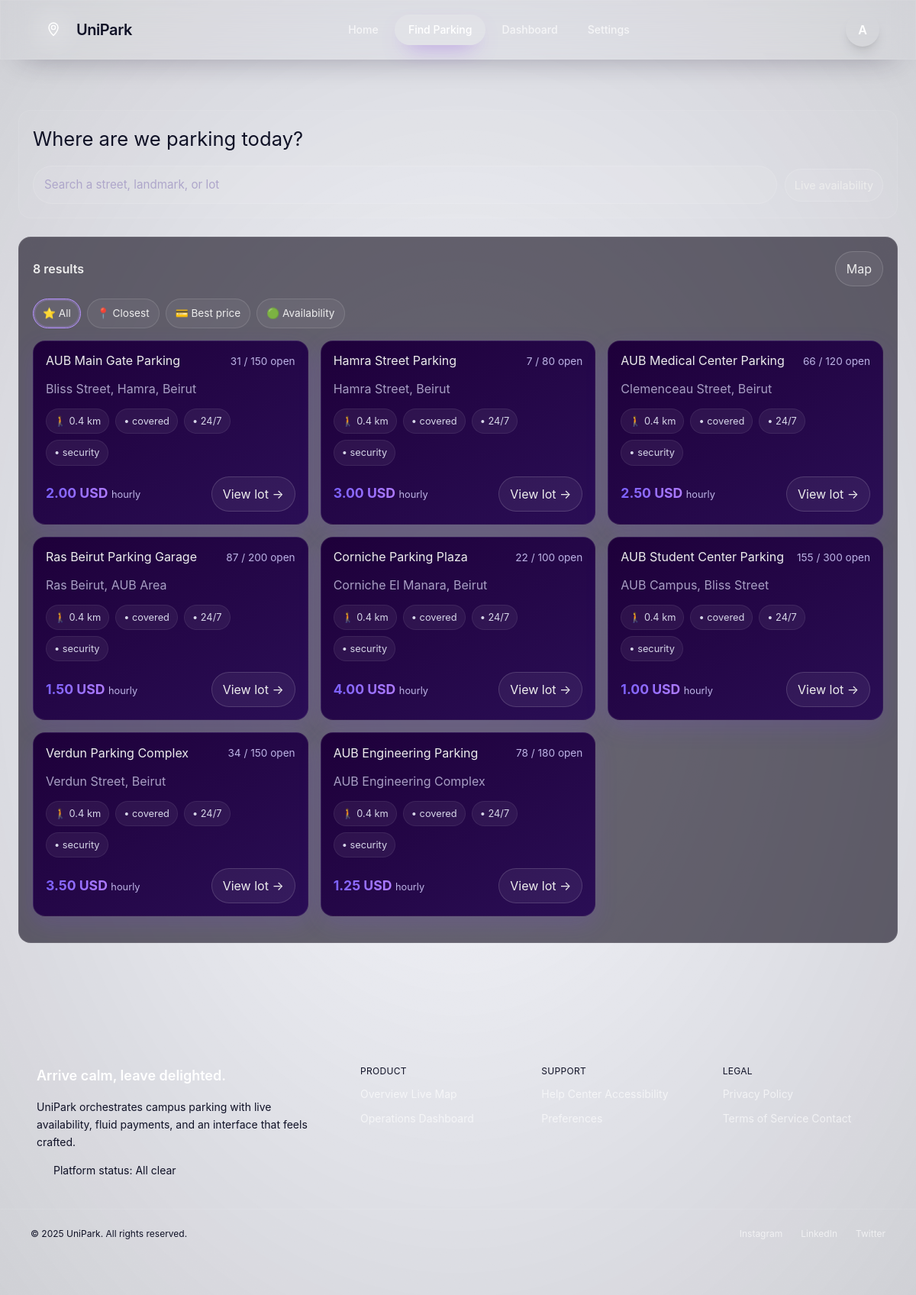
Screenshot of /find/ (signed in) with the database file from the repository.
### parking/models.py (models this page shows, shortened)
class ParkingLot(models.Model):
    name = models.CharField(max_length=100)
    owner = models.ForeignKey(User, on_delete=models.CASCADE, related_name='owned_parking_lots', null=True, blank=True)
    address = models.TextField()
    latitude = models.DecimalField(max_digits=10, decimal_places=8)
    longitude = models.DecimalField(max_digits=11, decimal_places=8)
    hourly_rate = models.DecimalField(max_digits=6, decimal_places=2)
    daily_rate = models.DecimalField(max_digits=6, decimal_places=2)
    monthly_rate = models.DecimalField(max_digits=8, decimal_places=2)
    total_spots = models.PositiveIntegerField()
    available_spots = models.PositiveIntegerField()
    opening_time = models.TimeField()
    closing_time = models.TimeField()
    features = models.TextField(blank=True, null=True)
    is_active = models.BooleanField(default=True)

### parking/views.py (the view, shortened to what this page needs)
# urls.py: path('find/', views.find_parking, name='find_parking'),
def find_parking(request):
    query = request.GET.get("q", request.GET.get("query", "")).strip()
    active_filter = request.GET.get("filter", "all")
    current_sort = request.GET.get("sort", "closest")
    live_enabled = request.GET.get("live") in {"1", "true", "on"}
    raw_lots = demo.demo_lots()
    def prepare_lot(item: dict[str, Any]) -> dict[str, Any]:
        tags = item.get("tags") or []
        if not tags:
            tags = ["🛡️ 24/7 secure", "⚡ Instant access"]
        else:
            tags = [tag if tag.strip().startswith(("🛡", "⚡", "🚗", "🔌", "🅿")) else f"• {tag}" for tag in tags]
        return {
            "id": item.get("id"),
            "name": item.get("name") or item.get("title", "Parking lot"),
            "address": item.get("address", ""),
            "open": item.get("available") or item.get("open") or 0,
            "capacity": item.get("total") or item.get("capacity") or 0,
            "price": item.get("price") or item.get("rate") or item.get("hourly_rate"),
            "distance_km": item.get("distance") or item.get("distance_km") or 0,
            "tags": tags,
        }
    lots = [prepare_lot(item) for item in raw_lots]
    filter_sort_map = {
        "closest": lambda lot: lot["distance_km"],
        "best_price": lambda lot: lot["price"] if lot["price"] is not None else float("inf"),
        "availability": lambda lot: (-lot["open"], lot["capacity"]),
    }
    if active_filter in filter_sort_map:
        key_fn = filter_sort_map[active_filter]
        reverse = active_filter == "availability"
        lots = sorted(lots, key=key_fn, reverse=reverse)
    sort_map = {
        "closest": lambda lot: lot["distance_km"],
        "price_asc": lambda lot: lot["price"] if lot["price"] is not None else float("inf"),
        "price_desc": lambda lot: lot["price"] if lot["price"] is not None else float("-inf"),
        "availability_desc": lambda lot: lot["open"],
    }
    if current_sort in sort_map:
        reverse = current_sort in {"price_desc", "availability_desc"}
        lots = sorted(lots, key=sort_map[current_sort], reverse=reverse)
    lots_json = json.dumps(raw_lots, cls=DjangoJSONEncoder)
    context = {
        "query": query,
        "lots": lots,
        "lots_json": lots_json,
        "active_filter": active_filter,
        "current_sort": current_sort,
        "live_enabled": live_enabled,
        "show_skeletons": False,
        "next_url": "",
        "empty_animation": static("img/lottie/search-empty.json"),
    }
    if is_htmx(request):
        html = render_to_string("partials/_results_items.html", context, request=request)
        response = HttpResponse(html)
        response["HX-Trigger"] = json.dumps({"map:update": {"lots": raw_lots}})
        return response
    return render(request, "find_parking.html", context)

### parking/context_processors.py (called while the page is built)
def active_namespace(request: HttpRequest) -> str | None:
    try:
        match = resolve(request.path)
    except Resolver404:
        return None
    return match.namespace

def ui_settings(request: HttpRequest) -> dict[str, Any]:
    lang_code = translation.get_language() or settings.LANGUAGE_CODE
    bidi = translation.get_language_info(lang_code.split("-")[0]).get("bidi", False)
    theme = request.COOKIES.get("unipark_theme", "dark")
    return {
        "LANGUAGE_CODE": lang_code,
        "LANGUAGE_BIDI": bidi,
        "IS_RTL": is_rtl(lang_code),
        "HTML_DIR": direction(lang_code),
        "HTML_CLASS": html_class(lang_code),
        "ACTIVE_NAMESPACE": active_namespace(request),
        "UNIPARK_THEME": theme,
        "LANGUAGE_SWITCH_URL": reverse("parking:toggle_language"),
    }

### parking/templatetags/unipark_tags.py (called while the page is built)
def _resolve_url_name(path: str) -> NavMatch:
    try:
        match = resolve(path)
    except Resolver404:
        return NavMatch(is_active=False, url_name=None)
    return NavMatch(is_active=True, url_name=match.url_name)

@register.simple_tag(takes_context=True)
def nav_active(context: dict[str, Any], url_name: str, *args: Any, **kwargs: Any) -> str:
    request = context.get("request")
    if not request:
        return ""
    match = _resolve_url_name(request.path)
    if not match.url_name:
        return ""
    target = url_name
    if ":" not in target and request.resolver_match:
        target = f"{request.resolver_match.namespace}:{target}" if request.resolver_match.namespace else target
    if match.url_name == target:
        return "is-active"
    try:
        target_path = reverse(url_name, args=args, kwargs=kwargs)
    except Exception:  # pragma: no cover - defensive
        return ""
    if request.path == target_path:
        return "is-active"
    return ""

### parking/utils/rtl.py (called while the page is built)
def is_rtl(language_code: str | None = None) -> bool:
    code = (language_code or translation.get_language() or "en").split("-")[0]
    try:
        lang_info = translation.get_language_info(code)
        return bool(lang_info.get("bidi"))
    except KeyError:
        return code in RTL_LANG_CODES

def direction(language_code: str | None = None) -> str:
    return "rtl" if is_rtl(language_code) else "ltr"

def html_class(language_code: str | None = None) -> str:
    return "rtl" if is_rtl(language_code) else ""

### parking/views.py (called while the page is built)
def is_htmx(request):
    return request.headers.get("HX-Request") == "true"

### templates/find_parking.html (shortened to what this page needs)
{% extends "base.html" %}
{% load static %}
{% block content %}
<section class="find-wrap">
  <div class="find-layout">
    <aside class="filter-pane" aria-label="Filters">
      <h1 class="find-title">Where are we parking today?</h1>
      {% include "partials/_filters_bar.html" with query=query active_filter=active_filter live_enabled=live_enabled current_sort=current_sort %}
    </aside>
    <main
      class="results-pane"
      aria-live="polite"
      aria-busy="{% if show_skeletons %}true{% else %}false{% endif %}"
    >
      <div id="results-toolbar" class="results-toolbar" aria-controls="results-grid">
        <div class="results-toolbar__top">
          <div class="results-count">
            {% if lots %}
              {{ lots|length }} results
            {% else %}
              No results
            {% endif %}
          </div>
          <button id="toggle-map" class="btn-ghost" type="button" aria-pressed="false" aria-controls="map-drawer">
            Map
          </button>
        </div>
        {% include "partials/_results_filters.html" with active_filter=active_filter %}
      </div>
      <ul
        id="results-grid"
        class="results-grid"
        role="list"
        aria-label="Parking results"
        data-next-url="{{ next_url|default:'' }}"
      >
        {% include "partials/_results_items.html" with lots=lots show_skeletons=show_skeletons %}
      </ul>
    </main>
  </div>
</section>
<link rel="stylesheet" href="{% static 'css/find.css' %}">
{% endblock %}

### templates/partials/_navbar.html (shortened to what this page needs)
{% load i18n static unipark_tags %}
<header x-data="{ menuOpen: false, profileOpen: false }"
        @keydown.escape.window="profileOpen = false"
        class="navbar glass-nav fixed inset-x-0 top-0 z-50">
    <div class="mx-auto flex max-w-6xl items-center justify-between px-4 py-4 lg:px-6">
        <div class="flex items-center gap-3">
            <a href="{% url 'parking:home' %}" class="group inline-flex items-center gap-2 text-lg font-semibold tracking-tight">
                <span class="relative flex h-11 w-11 items-center justify-center rounded-2xl bg-gradient-to-br from-primary to-primary/60 shadow-neon transition-transform duration-300 group-hover:-translate-y-0.5">
                    <span class="absolute inset-0 rounded-2xl bg-white/15 blur-md"></span>
                    <svg class="relative h-6 w-6 text-white" viewBox="0 0 24 24" fill="none" stroke="currentColor">
                        <path stroke-linecap="round" stroke-linejoin="round" stroke-width="1.5"
                              d="M12 3a6 6 0 0 0-6 6c0 4.5 6 10.5 6 10.5S18 13.5 18 9a6 6 0 0 0-6-6z"/>
                        <circle cx="12" cy="9" r="2.6" stroke-width="1.4"/>
                    </svg>
                </span>
                <span class="font-display text-xl text-surface-900 dark:text-white">
                    UniPark
                </span>
            </a>
        </div>
        <nav class="hidden items-center gap-1 text-sm font-medium lg:flex">
            <a href="{% url 'parking:home' %}"
               class="nav-link {% nav_active 'parking:home' %}">
                {% trans "Home" %}
            </a>
            <a href="{% url 'parking:find_parking' %}"
               class="nav-link {% nav_active 'parking:find_parking' %}">
                {% trans "Find Parking" %}
            </a>
            <a href="{% url 'parking:dashboard' %}"
               class="nav-link {% nav_active 'parking:dashboard' %}">
                {% trans "Dashboard" %}
            </a>
            <a href="{% url 'parking:settings' %}"
               class="nav-link {% nav_active 'parking:settings' %}">
                {% trans "Settings" %}
            </a>
        </nav>
        <div class="flex items-center gap-3">
            {% if user.is_authenticated %}
                <div class="relative">
                    <button type="button"
                            @click="profileOpen = !profileOpen"
                            @keyup.space.prevent="profileOpen = !profileOpen"
                            class="group flex h-11 w-11 items-center justify-center rounded-full bg-gradient-to-br from-primary to-primary/50 text-white shadow-lg shadow-primary/40 focus:outline-none focus:ring-2 focus:ring-offset-2 focus:ring-primary">
                        <span class="font-semibold">
                            {{ user.first_name|first|default:user.username|first|upper }}
                        </span>
                    </button>
                </div>
            {% endif %}
        </div>
    </div>
</header>

### templates/partials/_results_items.html (shortened to what this page needs)
{% for lot in lots %}
  <li role="listitem">
    {% include "partials/_lot_card.html" with lot=lot %}
  </li>
{% empty %}
  <li role="listitem">
    {% include "partials/_empty_state.html" %}
  </li>
{% endfor %}

### templates/partials/_lot_card.html
<article class="lot-card" aria-labelledby="lot-{{ lot.id }}-title">
  <header class="lot-head">
    <h3 class="lot-title" id="lot-{{ lot.id }}-title">{{ lot.name }}</h3>
    <span class="lot-open" aria-label="Spots available">
      {{ lot.open }} / {{ lot.capacity }} open
    </span>
  </header>
  <p class="lot-sub">
    {{ lot.address }}
  </p>
  <ul class="lot-tags" aria-label="Features">
    <li>🚶 {{ lot.distance_km|default:0|floatformat:1 }} km</li>
    {% for tag in lot.tags %}
      <li>{{ tag }}</li>
    {% empty %}
      <li>🛡️ 24/7 secure</li>
      <li>⚡ Instant access</li>
    {% endfor %}
  </ul>
  <div class="lot-foot">
    <div class="price" aria-label="Price per hour">
      {% if lot.price is not None %}
        <span class="amount">{{ lot.price|floatformat:2 }} USD</span>
      {% else %}
        <span class="amount">—</span>
      {% endif %}
      <span class="per">hourly</span>
    </div>
    <a href="{% url 'parking:parking_lot_detail' lot.id %}" class="btn-primary">View lot →</a>
  </div>
</article>

### static/css/unipark.css (style rules this page uses)
body::before { content: ""; position: fixed; inset: 0; pointer-events: none; background: radial-gradient(ellipse at center, rgba(0, 0, 0, 0) 0%, rgba(0, 0, 0, 0.6) 100%); opacity: 0.28; mix-blend-mode: multiply; z-index: 0; }
.glass-nav { background: rgba(255, 255, 255, 0.05); border: 1px solid rgba(255, 255, 255, 0.08); backdrop-filter: blur(16px); box-shadow: 0 20px 40px -30px rgba(26, 20, 46, 0.65); }

### static/css/cards.css (style rules this page uses)
:root { --unipark-purple: #5B00C7; --unipark-purple-mid: #7C2AE8; --unipark-highlight: #B692FF; --unipark-accent: #22C55E; --unipark-text: #EDEDED; --unipark-subtext: #A89FC4; }

### static/css/find.css (style rules this page uses)
.find-wrap { padding-inline: clamp(12px, 3vw, 24px); padding-block: clamp(16px, 4vw, 32px); }
.find-layout { max-width: 1200px; margin: 0 auto; display: flex; flex-direction: column; gap: 24px; }
.find-wrap * { min-width: 0; box-sizing: border-box; }
.filter-pane { background: rgba(255, 255, 255, 0.04); border: 1px solid rgba(255, 255, 255, 0.08); border-radius: 16px; padding: 18px; display: flex; flex-direction: column; gap: 16px; }
.find-title { font-size: clamp(1.2rem, 2.2vw, 1.6rem); margin: 0; }
.results-pane { background: rgba(11, 5, 22, 0.6); border: 1px solid rgba(255, 255, 255, 0.08); border-radius: 16px; padding: 18px; display: flex; flex-direction: column; gap: 16px; min-height: 40vh; overflow: visible; }
.results-toolbar { display: flex; flex-direction: column; gap: 16px; }
.results-toolbar__top { display: flex; flex-direction: column; gap: 12px; }
@media (min-width: 640px) { .results-toolbar__top { flex-direction: row; align-items: center; justify-content: space-between; } }
.results-count { font-weight: 600; color: #ededed; }
.btn-primary, .btn-ghost { border-radius: 999px; padding: 10px 14px; text-decoration: none; border: 1px solid rgba(255, 255, 255, 0.15); color: #ededed; background: rgba(255, 255, 255, 0.06); display: inline-flex; align-items: center; justify-content: center; gap: 6px; transition: background 0.2s ease, border-color 0.2s ease; }
.results-grid { display: grid; grid-template-columns: 1fr; gap: 16px; list-style: none; padding: 0; margin: 0; overflow: visible; }
@media (min-width: 640px) { .results-grid { grid-template-columns: repeat(2, minmax(0, 1fr)); } }
@media (min-width: 1100px) { .results-grid { grid-template-columns: repeat(3, minmax(0, 1fr)); } }
.results-grid > li { display: block; }
.lot-card { width: 100%; background: linear-gradient(145deg, #1e003a 0%, #2a0e55 100%); border: 1px solid rgba(255, 255, 255, 0.08); border-radius: 16px; padding: 16px; color: #ededed; box-shadow: 0 10px 30px rgba(120, 60, 255, 0.15); transition: transform 0.25s ease, box-shadow 0.25s ease; display: flex; flex-direction: column; gap: 14px; }
.lot-head { display: flex; align-items: center; justify-content: space-between; gap: 10px; }
.lot-title { font-size: 1rem; line-height: 1.2; margin: 0; white-space: normal; }
.lot-open { color: #bdb4e6; font-size: 0.85rem; white-space: nowrap; }
.lot-sub { color: #a89fc4; margin: 0; }
.lot-tags { display: flex; flex-wrap: wrap; gap: 8px; padding: 0; margin: 0; list-style: none; }
.lot-tags li { background: rgba(255, 255, 255, 0.06); border: 1px solid rgba(255, 255, 255, 0.07); padding: 6px 10px; border-radius: 999px; font-size: 0.8rem; color: #d6d6e8; }
.lot-foot { display: flex; align-items: center; justify-content: space-between; gap: 12px; }
.price .amount { font-weight: 700; font-size: 1.1rem; background: linear-gradient(90deg, #7b61ff, #ae7bff); -webkit-background-clip: text; -webkit-text-fill-color: transparent; }
.price .per { color: #bdb4e6; font-size: 0.8rem; }
body, .results-pane { overflow-x: hidden; }

### rows the page displays
ParkingLot: name "AUB Main Gate Parking", open "31", capacity "150", address "Bliss Street, Hamra, Beirut", distance_km "0.4", tags "• covered" "• 24/7" "• security", price "2.00"
ParkingLot: name "Hamra Street Parking", open "7", capacity "80", address "Hamra Street, Beirut", distance_km "0.4", tags "• covered" "• 24/7" "• security", price "3.00"
ParkingLot: name "AUB Medical Center Parking", open "66", capacity "120", address "Clemenceau Street, Beirut", distance_km "0.4", tags "• covered" "• 24/7" "• security", price "2.50"
ParkingLot: name "Ras Beirut Parking Garage", open "87", capacity "200", address "Ras Beirut, AUB Area", distance_km "0.4", tags "• covered" "• 24/7" "• security", price "1.50"
ParkingLot: name "Corniche Parking Plaza", open "22", capacity "100", address "Corniche El Manara, Beirut", distance_km "0.4", tags "• covered" "• 24/7" "• security", price "4.00"
ParkingLot: name "AUB Student Center Parking", open "155", capacity "300", address "AUB Campus, Bliss Street", distance_km "0.4", tags "• covered" "• 24/7" "• security", price "1.00"
ParkingLot: name "Verdun Parking Complex", open "34", capacity "150", address "Verdun Street, Beirut", distance_km "0.4", tags "• covered" "• 24/7" "• security", price "3.50"
ParkingLot: name "AUB Engineering Parking", open "78", capacity "180", address "AUB Engineering Complex", distance_km "0.4", tags "• covered" "• 24/7" "• security", price "1.25"

### other values shown
{{ user.first_name|first|default:user.username|first|upper }} "A"
{{ lots|length }} "8"
